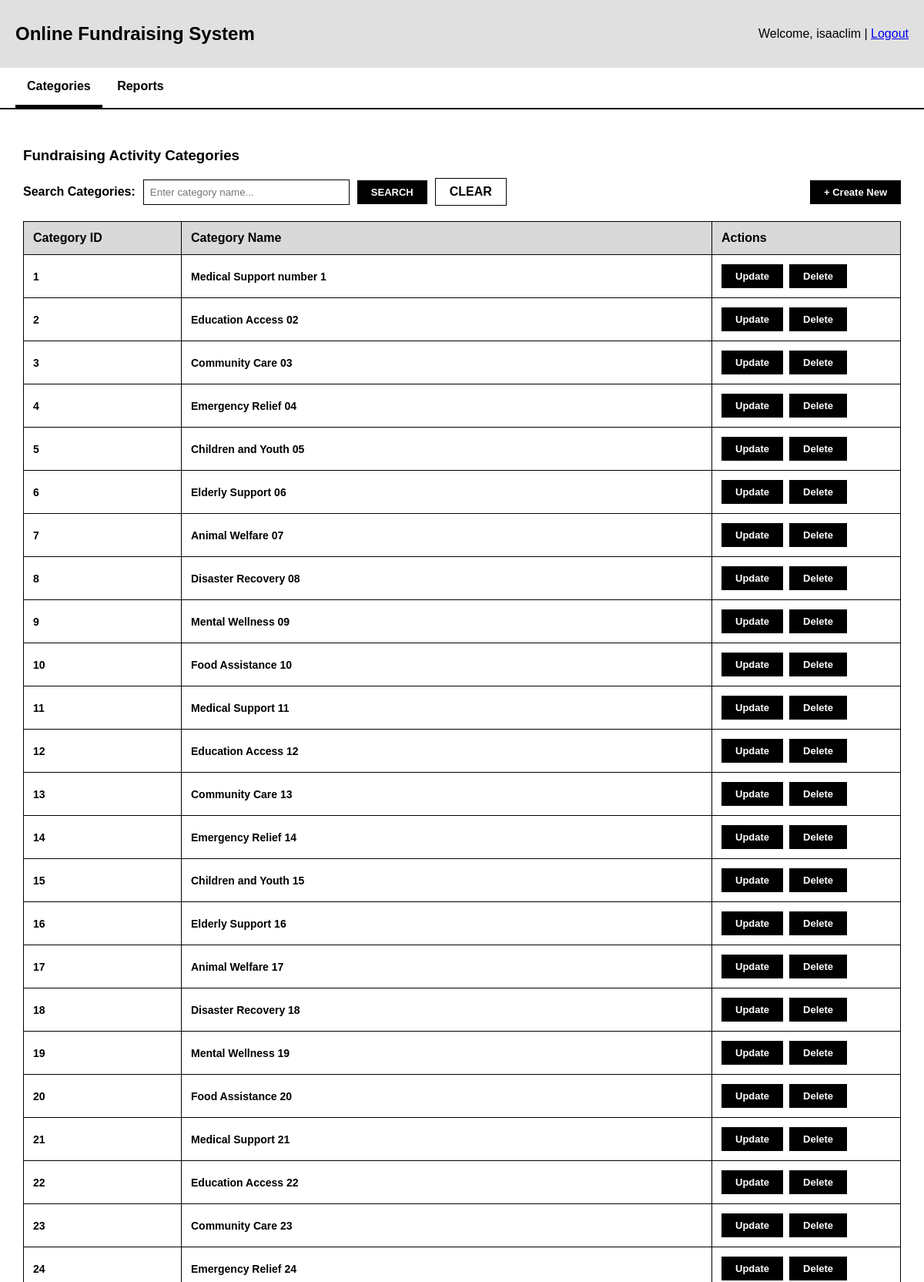
/categories (signed in, upper part), run on the app's committed database.
### tables this page shows
CREATE TABLE category(
    category_id INTEGER PRIMARY KEY,
    category_name TEXT NOT NULL UNIQUE
);

### boundary/fundraising_category_routes.py (the view)
@fundraising_category_bp.route("/categories")
def main_page():
    search_term = request.args.get("search", "")
    if "search" in request.args:
        if search_term.strip():
            controller = search_fundraising_category_controller()
            categories = controller.searchCategories(search_term)
        else:
            flash("Category name needs to be provided.", "error")
            controller = view_fundraising_category_controller()
            categories = controller.viewFundraisingCategory()
    else:
            controller = view_fundraising_category_controller()
            categories = controller.viewFundraisingCategory()
    return render_template(
        "categories/category_main_page.html",
        categories=categories,
        search_term = search_term
    )

### control/view_fundraising_category_controller.py (called while the page is built)
    def viewFundraisingCategory(self) -> List["FundraisingCategory"]:
        return FundraisingCategory.getAllCategories()

### db.py (called while the page is built)
def get_connection():
    connection = sqlite3.connect(DB_PATH) #open database
    connection.row_factory = sqlite3.Row #Enable access to columns using name
    connection.execute("PRAGMA foreign_keys = ON") #enforce foreign keys
    return connection

### entity/fundraising_category.py (called while the page is built)
    @classmethod
    def fromRow(cls, row) -> "FundraisingCategory":
        return cls(
            categoryId = row["category_id"],
            categoryName = row["category_name"]
        )

    @classmethod
    def getAllCategories(cls) -> List["FundraisingCategory"]:
        connection = get_connection()
        cursor = connection.execute(
            """
            SELECT category_id, category_name
            FROM category
            ORDER BY category_id
            """
        )
        rows = cursor.fetchall()
        connection.close()
        return [cls.fromRow(row) for row in rows]

### templates/categories/category_main_page.html (shortened to what this page needs)
<!DOCTYPE html>
<html>
<head>
</head>
<body>
    <div class="header">
        <h2>Online Fundraising System</h2>
        <div>Welcome, {{ session.get('user_name', 'Guest') }} | <a href="{{ url_for('auth.logout') }}">Logout</a></div>
    </div>
    <nav>
        <a href="{{ url_for('fundraising_category.main_page') }}" class="active">Categories</a>
        <a href="{{ url_for('platform_report.view_reports') }}">Reports</a>
    </nav>
    <div class="content">
        <h3>Fundraising Activity Categories</h3>
        <div class="toolbar">
            <form class="search-group" method="get" action="{{ url_for('fundraising_category.main_page') }}">
                <label for="search">Search Categories:</label>
                <input
                    type="text"
                    id="search"
                    name="search"
                    placeholder="Enter category name..."
                    value="{{ search_term }}"
                >
                <button class="btn-black" type="submit">SEARCH</button>
                <a class="btn-outline" href="{{ url_for('fundraising_category.main_page') }}">CLEAR</a>
            </form>
            <a href="{{ url_for('fundraising_category.create_category') }}" class="btn-black">+ Create New</a>
        </div>
        <table>
            <thead>
                <tr>
                    <th style="width: 180px;">Category ID</th>
                    <th>Category Name</th>
                    <th style="width: 220px;">Actions</th>
                </tr>
            </thead>
            <tbody>
                {% if categories %}
                    {% for category in categories %}
                        <tr>
                            <td>{{ category.categoryId }}</td>
                            <td>{{ category.categoryName }}</td>
                            <td>
                                <div class="actions">
                                    <a href="{{ url_for('fundraising_category.update_category', categoryId=category.categoryId) }}" class="btn-black">Update</a>
                                    <button
                                        class="btn-black"
                                        type="button"
                                        onclick='openDeleteCategoryModal({{ category.categoryId|tojson }}, {{ category.categoryName|tojson }})'
                                    >
                                        Delete
                                    </button>
                                </div>
                            </td>
                        </tr>
                    {% endfor %}
                {% elif categories == 0 %}
                    <tr>
                        <td class="empty-row" colspan="3">Search fundraising categories by name.</td>
                    </tr>
                {% else %}
                    <tr>
                        <td class="empty-row" colspan="3">No fundraising categories found.</td>
                    </tr>
                {% endif %}
            </tbody>
        </table>
    </div>
</body>
</html>

### templates/categories/category_main_page.html (style rules this page uses)
body { font-family: Arial, sans-serif; margin: 0; background: #fff; }
.header { background: #e0e0e0; padding: 10px 20px; display: flex; justify-content: space-between; align-items: center; }
nav { background: #fff; border-bottom: 2px solid #000; padding: 0 20px; }
nav a { text-decoration: none; color: black; padding: 15px; display: inline-block; font-weight: bold; }
nav a.active { border-bottom: 4px solid black; }
.content { padding: 30px; }
.toolbar { display: flex; justify-content: space-between; align-items: center; gap: 16px; margin-bottom: 20px; flex-wrap: wrap; }
.search-group { display: flex; align-items: center; gap: 10px; font-weight: bold; flex-wrap: wrap; }
.search-group input { padding: 8px; border: 1px solid black; width: 250px; }
.btn-black { background: black; color: white; padding: 8px 18px; text-decoration: none; font-weight: bold; border: none; cursor: pointer; display: inline-block; font-size: 13px; }
.btn-outline { background: white; color: black; border: 1px solid black; padding: 8px 18px; font-weight: bold; cursor: pointer; text-decoration: none; }
table { width: 100%; border-collapse: collapse; border: 1px solid black; margin-top: 10px; }
th { background: #d9d9d9; border: 1px solid black; padding: 12px; text-align: left; font-weight: bold; }
td { border: 1px solid black; padding: 12px; font-weight: bold; font-size: 14px; vertical-align: middle; }
.actions { display: flex; gap: 8px; }

### data on the page
category: categoryId "1", categoryName "Medical Support number 1"
category: categoryId "2", categoryName "Education Access 02"
category: categoryId "3", categoryName "Community Care 03"
category: categoryId "4", categoryName "Emergency Relief 04"
category: categoryId "5", categoryName "Children and Youth 05"
category: categoryId "6", categoryName "Elderly Support 06"
category: categoryId "7", categoryName "Animal Welfare 07"
category: categoryId "8", categoryName "Disaster Recovery 08"
category: categoryId "9", categoryName "Mental Wellness 09"
category: categoryId "10", categoryName "Food Assistance 10"
category: categoryId "11", categoryName "Medical Support 11"
category: categoryId "12", categoryName "Education Access 12"
category: categoryId "13", categoryName "Community Care 13"
category: categoryId "14", categoryName "Emergency Relief 14"
category: categoryId "15", categoryName "Children and Youth 15"
category: categoryId "16", categoryName "Elderly Support 16"
category: categoryId "17", categoryName "Animal Welfare 17"
category: categoryId "18", categoryName "Disaster Recovery 18"
category: categoryId "19", categoryName "Mental Wellness 19"
category: categoryId "20", categoryName "Food Assistance 20"
category: categoryId "21", categoryName "Medical Support 21"
category: categoryId "22", categoryName "Education Access 22"
category: categoryId "23", categoryName "Community Care 23"
category: categoryId "24", categoryName "Emergency Relief 24"

### other printed values
{{ session.get('user_name', 'Guest') }} "isaaclim"
